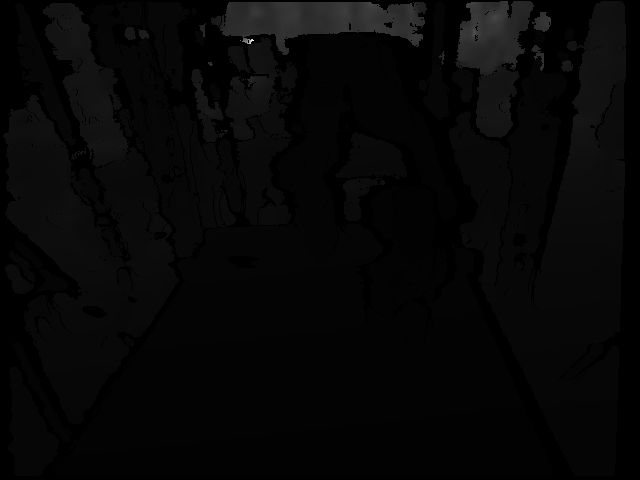
#> input picture old/depth_data/0004.png, 640 x 480 px
$ python -i utils.py   (imports and definitions only)
#> lines starting #> are read from the running program, lines starting #| are printed output that depends on the picture; after the words box and inside, x2 and y2 are one past the last pixel; in counts of white or black regions, pixels touching at a corner belong together; pictures that were not available may be replaced by others from this repository, and a replacement may not be noted
#> further down, picture is the input picture: shape (480, 640); min 0, max 254, mean 6.7
from concurrent.futures import process
import copy
from tkinter import E
import numpy as np
import math
from PIL import Image
import matplotlib.pyplot as plt
import imageio
from tqdm import tqdm
from PIL import Image
import glob
import cv2
import glob
import shutil
import os

# [77 lines left out: functions filter, generate_depth_img_without_robot, generate_rgb_image_without_robot, import_data, write_real_depth_as_txt, not called in this run]

def denoise(frame_id):
    """
    Filter out small pieces of noise from depth images.
    """
    img_dir = "./cube_data/depth_image_frame00000{}.png".format(frame_id)
    denoise_mask_dir = "./denoise_cube_data/frame00000{}.png".format(frame_id)

    # Load image, convert to grayscale, Gaussian blur, Otsu's threshold
    image = cv2.imread(img_dir)
    gray = cv2.cvtColor(image, cv2.COLOR_BGR2GRAY)
    blur = cv2.GaussianBlur(gray, (3,3), 0)
    thresh = cv2.threshold(blur, 0, 255, cv2.THRESH_BINARY_INV + cv2.THRESH_OTSU)[1]
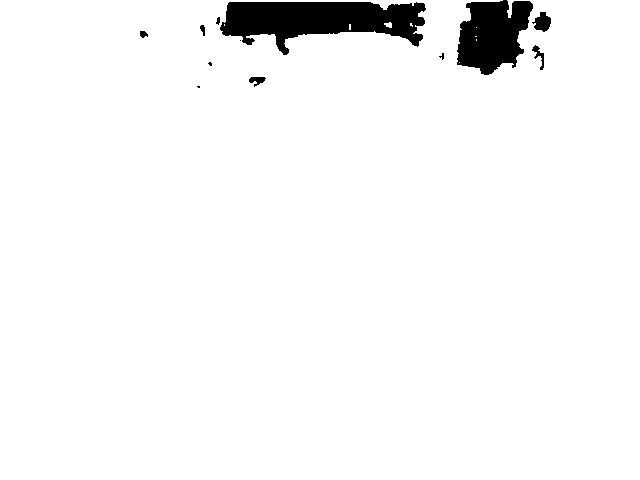
#> thresh: shape (480, 640); 96.4% white; 12 black regions (4 under 20 px)

    # Filter using contour area and remove small noise
    cnts = cv2.findContours(thresh, cv2.RETR_TREE, cv2.CHAIN_APPROX_SIMPLE)
#> cnts = 20 contours, 10 with area under 20; largest, box (x1, y1, x2, y2) and area: (0, 0, 640, 480) 301912, (219, 1, 427, 56) 6906, (531, 11, 552, 33) 268, (531, 44, 545, 71) 140, (248, 76, 267, 88) 119
    cnts = cnts[0] if len(cnts) == 2 else cnts[1]
    for c in cnts:
        area = cv2.contourArea(c)
        if area < 50:
            cv2.drawContours(thresh, [c], -1, (0,0,0), -1)
#> this loop made 20 passes
#> area on passes 5, 7, 9, 10, 12, 13, 14, 15, 16, 20: 301912.5, 119, 26.5, 140, 52, 48.5, 31, 268, 6905.5, 22
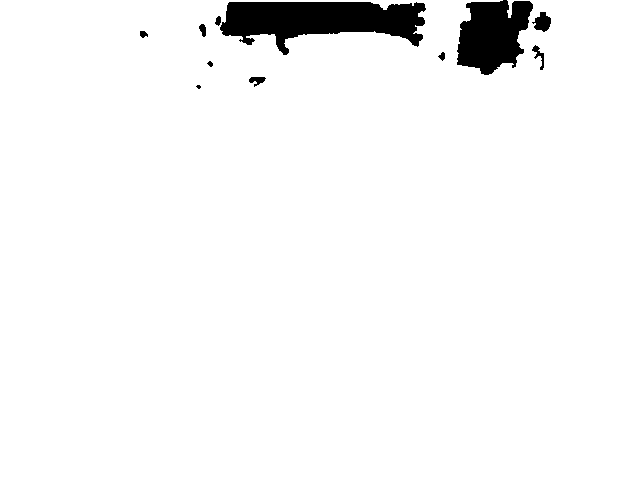
#> thresh: shape (480, 640); 96.3% white; 11 black regions (1 under 20 px), largest, box (x1, y1, x2, y2) and area: (220, 2, 426, 55) 6629, (457, 0, 533, 75) 4016, (532, 12, 551, 32) 237

    # Morph close and invert image
    kernel = cv2.getStructuringElement(cv2.MORPH_RECT, (8,8))
    close = 255 - cv2.morphologyEx(thresh, cv2.MORPH_CLOSE, kernel, iterations=2)
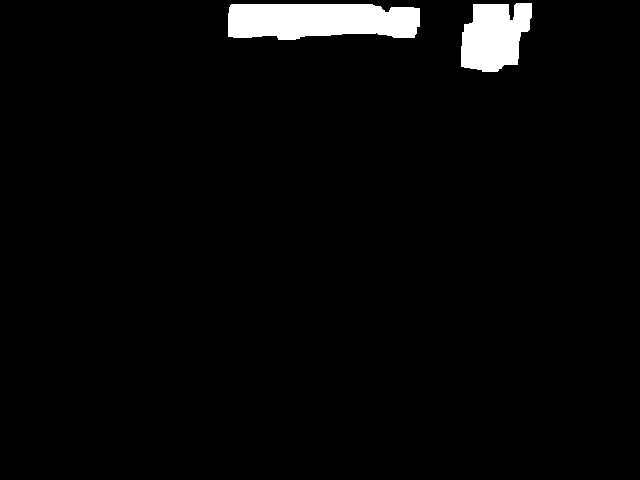
#> close: shape (480, 640); 3.2% white; 2 white regions, box (x1, y1, x2, y2) and area: (228, 4, 420, 40) 6028, (461, 3, 532, 72) 3760

    # [4 lines of commented-out code are left out]
    im = Image.fromarray(close)
    if im.mode != 'L':
        im = im.convert('L')
    im.save(denoise_mask_dir)

# [119 lines left out: functions axis_angle_to_rotation_matrix, rotation_matrix_to_euler, quaternion_rotation_matrix, world_to_image, world_to_point_cloud, render_gif and 1 more, not called in this run]

"""
Data preparation for running BundleTrack on our own RGBD data.
"""
# [48 lines left out: functions copy, create_annotated_poses, rename, main, not called in this run]

# [8 lines not run here, left out]

>>> import cv2
>>> picture = cv2.imread('old/depth_data/0004.png', cv2.IMREAD_GRAYSCALE)
>>> result = denoise(picture)
